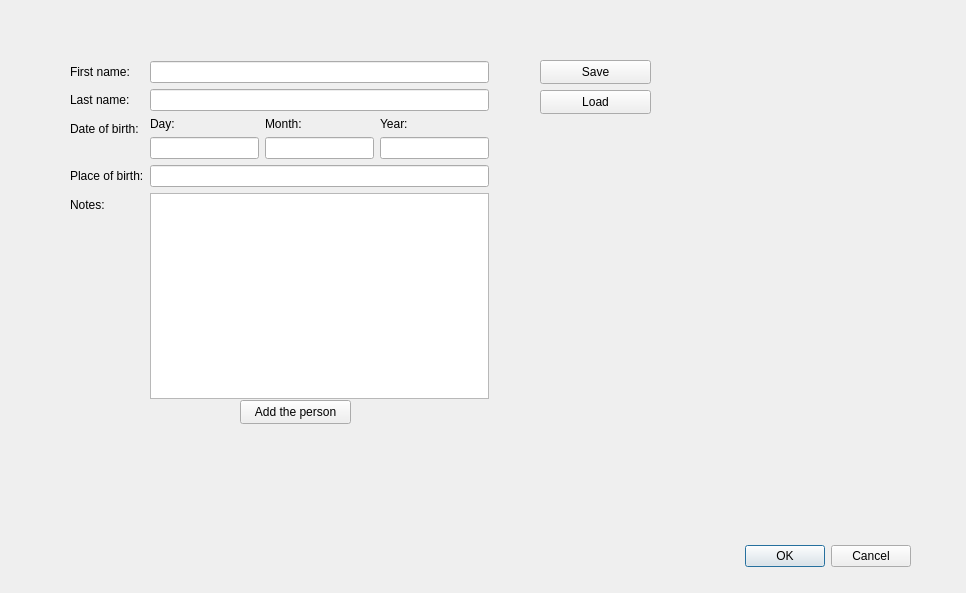
<?xml version="1.0" encoding="UTF-8"?>
<ui version="4.0">
 <class>ManagePeopleWindow</class>
 <widget class="QDialog" name="ManagePeopleWindow">
  <property name="geometry">
   <rect>
    <x>0</x>
    <y>0</y>
    <width>966</width>
    <height>593</height>
   </rect>
  </property>
  <property name="windowTitle">
   <string>Dialog</string>
  </property>
  <widget class="QDialogButtonBox" name="buttonBox">
   <property name="geometry">
    <rect>
     <x>570</x>
     <y>540</y>
     <width>341</width>
     <height>32</height>
    </rect>
   </property>
   <property name="orientation">
    <enum>Qt::Orientation::Horizontal</enum>
   </property>
   <property name="standardButtons">
    <set>QDialogButtonBox::StandardButton::Cancel|QDialogButtonBox::StandardButton::Ok</set>
   </property>
  </widget>
  <widget class="QWidget" name="layoutWidget">
   <property name="geometry">
    <rect>
     <x>70</x>
     <y>61</y>
     <width>419</width>
     <height>338</height>
    </rect>
   </property>
   <layout class="QFormLayout" name="formLayout_2">
    <item row="0" column="0">
     <widget class="QLabel" name="label_9">
      <property name="text">
       <string>First name:</string>
      </property>
     </widget>
    </item>
    <item row="0" column="1">
     <widget class="QLineEdit" name="firstNameEdit_2"/>
    </item>
    <item row="1" column="0">
     <widget class="QLabel" name="label_10">
      <property name="text">
       <string>Last name:</string>
      </property>
     </widget>
    </item>
    <item row="1" column="1">
     <widget class="QLineEdit" name="lastNameEdit_2"/>
    </item>
    <item row="2" column="1">
     <layout class="QGridLayout" name="gridLayout_2">
      <item row="1" column="2">
       <widget class="QLineEdit" name="birthYearEdit_2"/>
      </item>
      <item row="1" column="1">
       <widget class="QLineEdit" name="birthMonthEdit_2"/>
      </item>
      <item row="1" column="0">
       <widget class="QLineEdit" name="birthDayEdit_2"/>
      </item>
      <item row="0" column="0">
       <widget class="QLabel" name="label_11">
        <property name="text">
         <string>Day:</string>
        </property>
       </widget>
      </item>
      <item row="0" column="1">
       <widget class="QLabel" name="label_12">
        <property name="text">
         <string>Month:</string>
        </property>
       </widget>
      </item>
      <item row="0" column="2">
       <widget class="QLabel" name="label_13">
        <property name="text">
         <string>Year:</string>
        </property>
       </widget>
      </item>
     </layout>
    </item>
    <item row="3" column="0">
     <widget class="QLabel" name="label_14">
      <property name="text">
       <string>Place of birth:</string>
      </property>
     </widget>
    </item>
    <item row="3" column="1">
     <widget class="QLineEdit" name="birthPlaceEdit_2"/>
    </item>
    <item row="4" column="0">
     <widget class="QLabel" name="label_15">
      <property name="text">
       <string>Notes:</string>
      </property>
     </widget>
    </item>
    <item row="4" column="1">
     <widget class="QTextEdit" name="notesEdit_2"/>
    </item>
    <item row="2" column="0">
     <widget class="QLabel" name="label_16">
      <property name="text">
       <string>Date of birth:</string>
      </property>
     </widget>
    </item>
   </layout>
  </widget>
  <widget class="QPushButton" name="addPersonButton">
   <property name="geometry">
    <rect>
     <x>240</x>
     <y>400</y>
     <width>111</width>
     <height>24</height>
    </rect>
   </property>
   <property name="text">
    <string>Add the person</string>
   </property>
  </widget>
  <widget class="QPushButton" name="loadButton">
   <property name="geometry">
    <rect>
     <x>540</x>
     <y>90</y>
     <width>111</width>
     <height>24</height>
    </rect>
   </property>
   <property name="text">
    <string>Load</string>
   </property>
  </widget>
  <widget class="QPushButton" name="saveButton">
   <property name="geometry">
    <rect>
     <x>540</x>
     <y>60</y>
     <width>111</width>
     <height>24</height>
    </rect>
   </property>
   <property name="text">
    <string>Save</string>
   </property>
  </widget>
 </widget>
 <resources/>
 <connections>
  <connection>
   <sender>buttonBox</sender>
   <signal>accepted()</signal>
   <receiver>ManagePeopleWindow</receiver>
   <slot>accept()</slot>
   <hints>
    <hint type="sourcelabel">
     <x>248</x>
     <y>254</y>
    </hint>
    <hint type="destinationlabel">
     <x>157</x>
     <y>274</y>
    </hint>
   </hints>
  </connection>
  <connection>
   <sender>buttonBox</sender>
   <signal>rejected()</signal>
   <receiver>ManagePeopleWindow</receiver>
   <slot>reject()</slot>
   <hints>
    <hint type="sourcelabel">
     <x>316</x>
     <y>260</y>
    </hint>
    <hint type="destinationlabel">
     <x>286</x>
     <y>274</y>
    </hint>
   </hints>
  </connection>
 </connections>
</ui>
